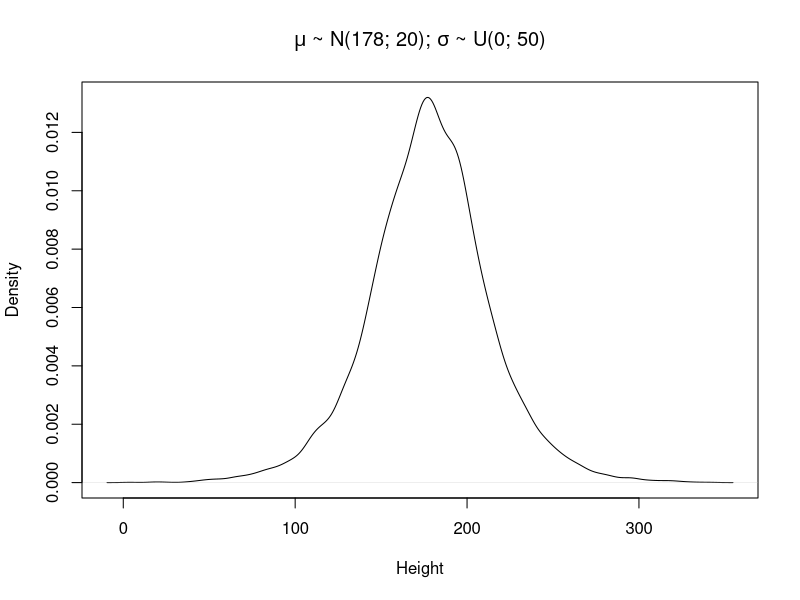
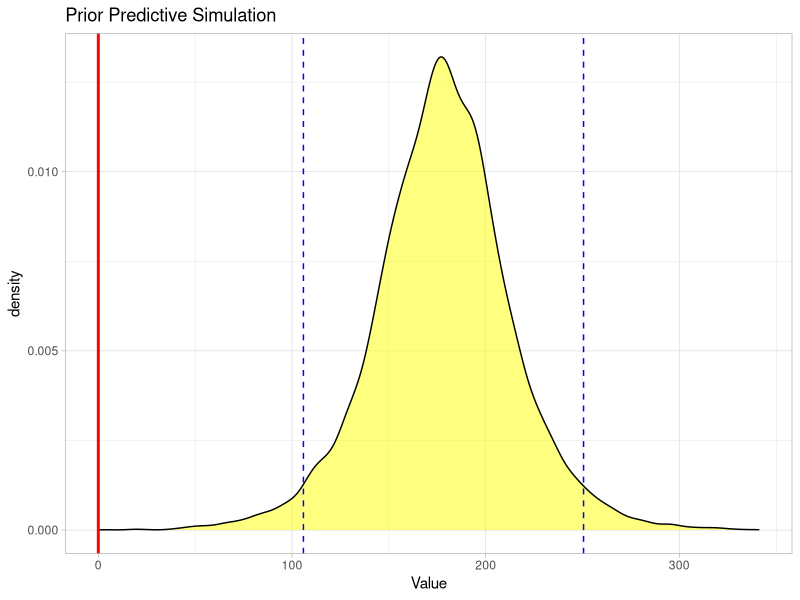

Reproduce these figures in R, in order.
(bx <- qnorm(c(0.025, 0.975), mean=0, sd=5))

#
sample_mu <- rnorm( 10000 , 178 , 20 )
sample_sigma <- runif( 10000 , 0 , 50 )
prior_h <- rnorm( 10000 , sample_mu , sample_sigma )
plot( density(prior_h),xlab="Height",main=expression(paste(mu, " ~ N(178; 20); ", sigma, " ~ U(0; 50)")))
quantile(prior_h, probs = c(0.025, 0.975))


library(ggplot2)
ggplot(data.frame(prior_h),
       aes(x = prior_h))+
    geom_density(fill  = "yellow", 
                 alpha = .5)+
    geom_vline(xintercept = 0, 
               col  = "red",
               size = 1)+
    scale_x_continuous(name   = "Value") + 
    geom_vline(xintercept = unlist(quantile(prior_h, probs = c(0.025, 0.975))),
               col = "blue",
               linetype = 2) +
    theme_light() +
    labs(title = "Prior Predictive Simulation")
